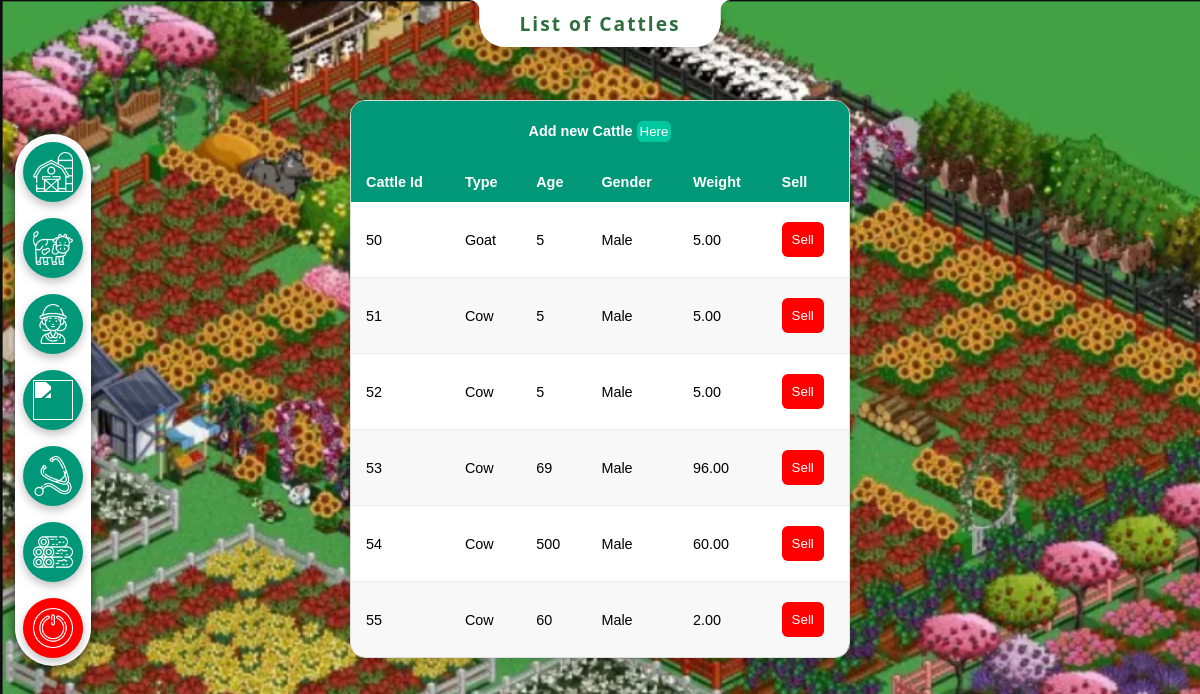
The page /CSE-370-project2/showcattle.php (signed in) on the database as committed earlier.
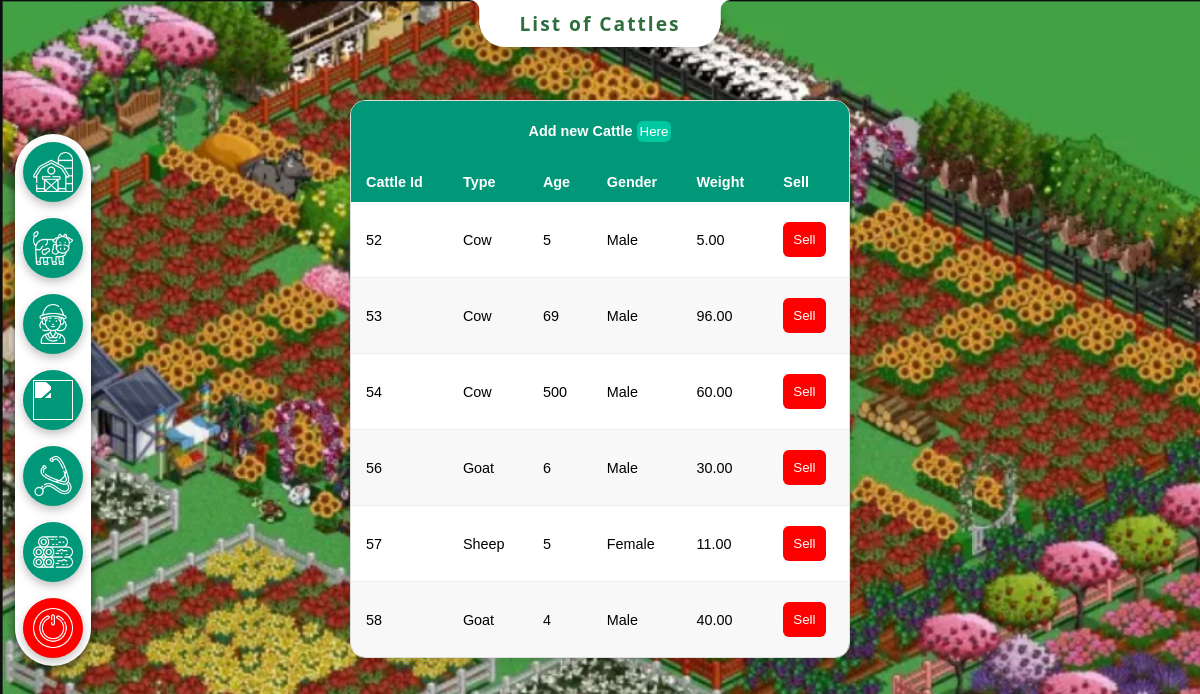
The same page on the database as committed later.
### tables this page shows
CREATE TABLE `owns_cattle` (
  `user_name` varchar(255) NOT NULL,
  `cattle_id` int(11) NOT NULL
);

CREATE TABLE `cattle` (
  `cattle_id` int(11) NOT NULL,
  `age` int(11) DEFAULT NULL,
  `gender` enum('Male','Female') DEFAULT NULL,
  `weight` decimal(6,2) DEFAULT NULL,
  `cattle_type` enum('Cow','Goat','Sheep') DEFAULT NULL
);

### CSE-370-project2/showcattle.php (the view, shortened to what this page needs)
<!DOCTYPE html>
<html>
<head>
    <link rel="stylesheet" href="assets/style.css">
</head>
<body class="farm-bg" margin="50px">
<div class="topbar">
        <button type="button" onclick="location.href='dashboard.php'" title="Home"><img src="assets/img/barn.png"></button>
        <button onclick="showCattle()"><img src="assets/img/cattle.png"></button>
        <button onclick="showWorker()"><img src="assets/img/worker.png"></button>
        <button onclick="showProduct()"><img src="assets/img/product.png"></button>
        <button onclick="medical_record()"><img src="assets/img/medical.png"></button>
        <button onclick="showLog()"><img src="assets/img/wood.png"></button>
        <button style='background:red;' onclick="location.href='logout.php'"><img src="assets/img/logout.png"></button>
</div>
    <div class="header-notch">
        <h1>List of Cattles</h1>
    </div>
        <table class="table">
            <thead>
                <tr>
                    <th colspan="6" style="text-align: center;"> Add new Cattle <button onclick="addCattle()" style="padding:3px 3px;">Here</button></th>
                </tr>
                <tr>
                    <th>Cattle Id</th>
                    <th>Type</th>
                    <th>Age</th>
                    <th>Gender</th>
                    <th>Weight</th>
                    <th>Sell</th>
                </tr>
            </thead>
            <tbody>
                <?php
                require_once "db.php";
                $sql="SELECT * from cattle c join owns_cattle o on c.cattle_id = o.cattle_id WHERE o.user_name = '"
    .               mysqli_real_escape_string($conn, $_SESSION['user']) . "'";
                $result=mysqli_query($conn,$sql);
                if (mysqli_num_rows($result)> 0) {
                while ($row=mysqli_fetch_assoc($result)) {
                    echo "<tr>
                        <td>{$row['cattle_id']}</td>
                        <td>{$row['cattle_type']}</td>
                        <td>{$row['age']}</td>
                        <td>{$row['gender']}</td>
                        <td>{$row['weight']}</td>
                        <td>
                            <form method='post' style='margin:0;'>
                                <input type='hidden' name='sell_cattle_id' value='{$row['cattle_id']}'>
                                <button type='submit' style='background:red;'>Sell</button>
                            </form>
                        </td>
                    </tr>";
                }
            } else {
                echo "<tr><td colspan='6'>No cattle found.</td></tr>";
            }
                ?>
            </tbody>
        </table>
</body>
</html>

Rows that differ between the two databases and show on the page:
removed owns_cattle: cattle_id "50", cattle_id.cattle_type "Goat", cattle_id.age "5", cattle_id.gender "Male", cattle_id.weight "5.00"
removed owns_cattle: cattle_id "51", cattle_id.cattle_type "Cow", cattle_id.age "5", cattle_id.gender "Male", cattle_id.weight "5.00"
no longer on this page (row unchanged): owns_cattle: cattle_id "52", cattle_id.cattle_type "Cow", cattle_id.age "5", cattle_id.gender "Male", cattle_id.weight "5.00"
no longer on this page (row unchanged): owns_cattle: cattle_id "53", cattle_id.cattle_type "Cow", cattle_id.age "69", cattle_id.gender "Male", cattle_id.weight "96.00"
no longer on this page (row unchanged): owns_cattle: cattle_id "54", cattle_id.cattle_type "Cow", cattle_id.age "500", cattle_id.gender "Male", cattle_id.weight "60.00"
removed owns_cattle: cattle_id "55", cattle_id.cattle_type "Cow", cattle_id.age "60", cattle_id.gender "Male", cattle_id.weight "2.00"
now on this page (row unchanged): cattle: owns_cattle.cattle_id "52", cattle_type "Cow", age "5", gender "Male", weight "5.00"
now on this page (row unchanged): cattle: owns_cattle.cattle_id "53", cattle_type "Cow", age "69", gender "Male", weight "96.00"
now on this page (row unchanged): cattle: owns_cattle.cattle_id "54", cattle_type "Cow", age "500", gender "Male", weight "60.00"
added cattle: owns_cattle.cattle_id "56", cattle_type "Goat", age "6", gender "Male", weight "30.00"
added cattle: owns_cattle.cattle_id "57", cattle_type "Sheep", age "5", gender "Female", weight "11.00"
added cattle: owns_cattle.cattle_id "58", cattle_type "Goat", age "4", gender "Male", weight "40.00"
